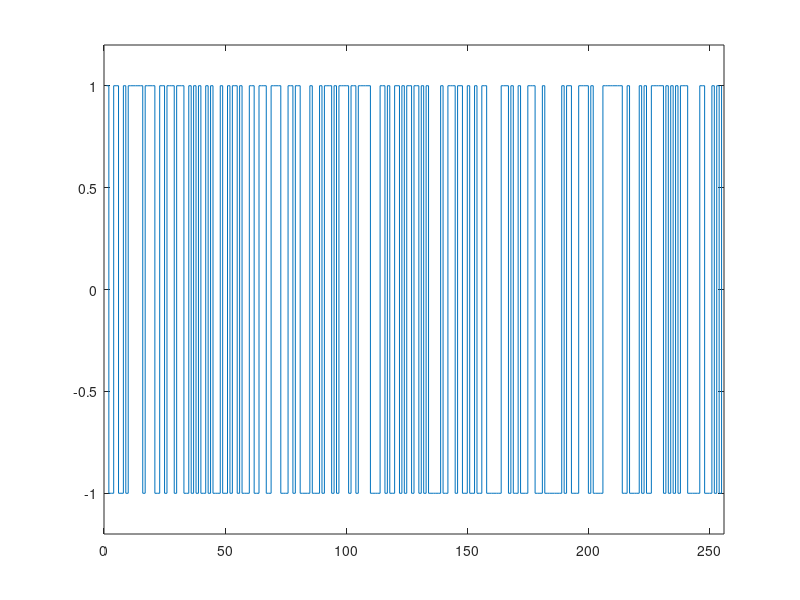
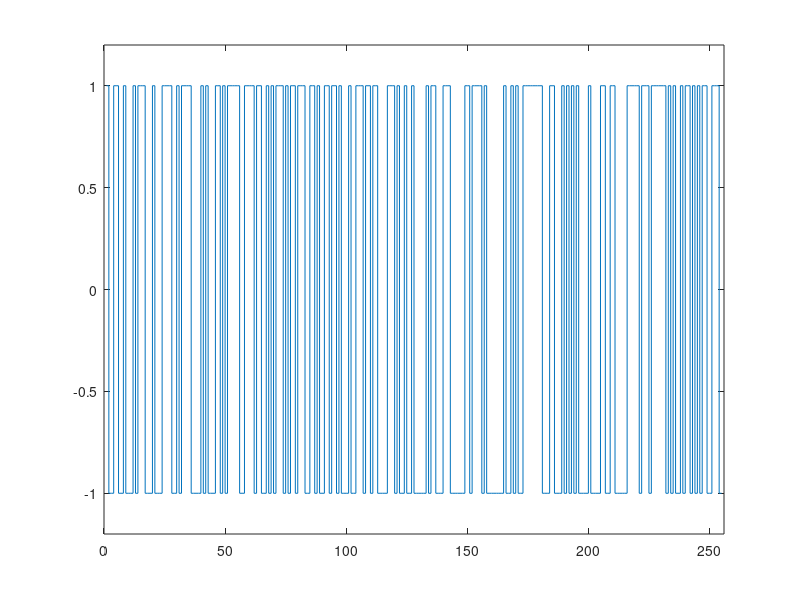
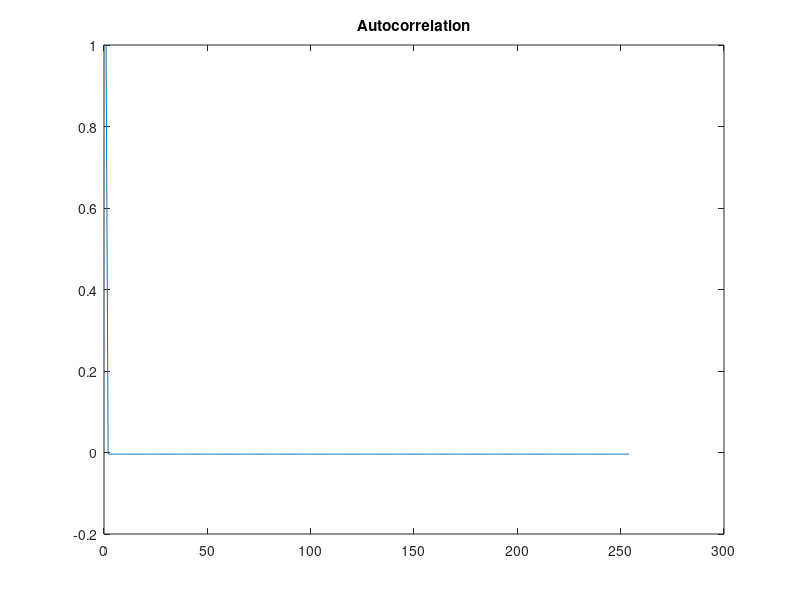

These charts were generated, in order, by the following MATLAB code: (Note: this script raises an error after producing the figures.)
% COMMUNICATION LABORATORY - I
% SIMULATION EXPERIMENT 3: Properties of PN sequences

close all;

%   GENERATION OF  PN SEQUENCES
% Generates two PN sequences of with num_bits length shift register

pn1 = [];
pn2 = [];
out1 = [];
out2 = [];
num_bits = 8;
initial_state = [1 0 0 1 1 0 0 1];
pn1(1:num_bits) = initial_state;
pn2(1:num_bits) = initial_state;
N = 2^num_bits-1;

for i = 1:N
    
    pn1(num_bits*i+2:num_bits*i+8) = pn1(num_bits*(i-1)+1:num_bits*(i-1)+7);
    pn1(num_bits*i+1) = xor(xor(pn1(num_bits*(i-1)+8),pn1(num_bits*(i-1)+4)),xor(pn1(num_bits*(i-1)+2),pn1(num_bits*(i-1)+3)));    % feedback taps are 8,4,3,2
    out1 = [out1 pn1(num_bits*i)];
    
    pn2(num_bits*i+2:num_bits*i+8) = pn2(num_bits*(i-1)+1:num_bits*(i-1)+7);
    pn2(num_bits*i+1) = xor(xor(pn2(num_bits*(i-1)+8),pn2(num_bits*(i-1)+6)),xor(pn2(num_bits*(i-1)+5),pn2(num_bits*(i-1)+3)));    % feedback taps are 8,6,5,3
    out2 = [out2 pn2(num_bits*i)];
        
end

for i = 1:length(out1)
    if out1(i)==0
        out1(i)=-1;
    end
    if out2(i)==0
        out2(i) = -1;
    end
end

figure;
stairs(out1);
axis([0 N+1 -1.2 1.2]);
figure;
stairs(out2);
axis([0 N+1 -1.2 1.2]);

%   AUTOCORRELATION

% Generating the circulant matrix to obtain the autocorrelation sequences

C(1,1:N) = out1;
for i = 2:N
    C(i,1) = C(i-1,N);
    C(i,2:N) = C(i-1,1:N-1);
end

for i = 1:N-1
    R(i) = (1/N)*sum(C(1,1:N).*C(i,1:N));
end


figure;
plot(R);
title('Autocorrelation');

figure;
acf1 = autocorr(out1);
plot(acf1);
axis([1 25 0 1.2]);
figure;
acf2 = autocorr(out2);
plot(acf2);
axis([1 25 0 1.2]);